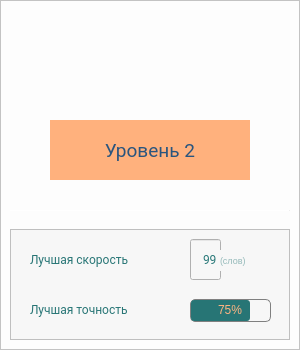
   <widget class="QFrame" name="frame_level_2">
    <property name="geometry">
     <rect>
      <x>480</x>
      <y>100</y>
      <width>300</width>
      <height>350</height>
     </rect>
    </property>
    <property name="styleSheet">
     <string notr="true">background-color: rgb(253, 253, 253);</string>
    </property>
    <property name="frameShape">
     <enum>QFrame::StyledPanel</enum>
    </property>
    <property name="frameShadow">
     <enum>QFrame::Raised</enum>
    </property>
    <widget class="QLabel" name="image_level_2">
     <property name="geometry">
      <rect>
       <x>10</x>
       <y>10</y>
       <width>281</width>
       <height>81</height>
      </rect>
     </property>
     <property name="text">
      <string/>
     </property>
     <property name="pixmap">
      <pixmap>Images/уровень2.jpg</pixmap>
     </property>
    </widget>
    <widget class="QLabel" name="name_level_2">
     <property name="geometry">
      <rect>
       <x>50</x>
       <y>120</y>
       <width>200</width>
       <height>60</height>
      </rect>
     </property>
     <property name="font">
      <font>
       <family>Roboto</family>
       <pointsize>14</pointsize>
       <stylestrategy>PreferDefault</stylestrategy>
      </font>
     </property>
     <property name="styleSheet">
      <string notr="true">color: rgb(42, 85, 126);
background-color: rgb(255, 177, 125);</string>
     </property>
     <property name="text">
      <string>Уровень 2</string>
     </property>
     <property name="alignment">
      <set>Qt::AlignCenter</set>
     </property>
    </widget>
    <widget class="QFrame" name="stat_level_2">
     <property name="geometry">
      <rect>
       <x>10</x>
       <y>229</y>
       <width>280</width>
       <height>111</height>
      </rect>
     </property>
     <property name="styleSheet">
      <string notr="true">background-color: rgb(247, 247, 247);</string>
     </property>
     <property name="frameShape">
      <enum>QFrame::StyledPanel</enum>
     </property>
     <property name="frameShadow">
      <enum>QFrame::Raised</enum>
     </property>
     <widget class="QLabel" name="spedd_level_2">
      <property name="geometry">
       <rect>
        <x>20</x>
        <y>10</y>
        <width>151</width>
        <height>41</height>
       </rect>
      </property>
      <property name="font">
       <font>
        <family>Roboto</family>
        <pointsize>9</pointsize>
       </font>
      </property>
      <property name="styleSheet">
       <string notr="true">color: rgb(39, 117, 117);</string>
      </property>
      <property name="text">
       <string>Лучшая скорость</string>
      </property>
     </widget>
     <widget class="QProgressBar" name="count_accuracy_level_2">
      <property name="geometry">
       <rect>
        <x>180</x>
        <y>70</y>
        <width>81</width>
        <height>23</height>
       </rect>
      </property>
      <property name="styleSheet">
       <string notr="true">QProgressBar{
	color: rgb(255, 180, 130);
    border: 1px solid  grey;
    border-radius: 5px;
    text-align: center
}
QProgressBar::chunk {
    background-color: rgb(39, 117, 117);;
	border-radius: 3px;
}</string>
      </property>
      <property name="value">
       <number>75</number>
      </property>
      <property name="alignment">
       <set>Qt::AlignCenter</set>
      </property>
      <property name="orientation">
       <enum>Qt::Horizontal</enum>
      </property>
      <property name="format">
       <string notr="true">%p%</string>
      </property>
     </widget>
     <widget class="QLabel" name="accuracy_level_2">
      <property name="geometry">
       <rect>
        <x>20</x>
        <y>70</y>
        <width>151</width>
        <height>21</height>
       </rect>
      </property>
      <property name="font">
       <font>
        <family>Roboto</family>
        <pointsize>9</pointsize>
       </font>
      </property>
      <property name="styleSheet">
       <string notr="true">color: rgb(39, 117, 117);</string>
      </property>
      <property name="text">
       <string>Лучшая точность</string>
      </property>
     </widget>
     <widget class="QLineEdit" name="count_spedd_level_2">
      <property name="geometry">
       <rect>
        <x>180</x>
        <y>10</y>
        <width>31</width>
        <height>41</height>
       </rect>
      </property>
      <property name="font">
       <font>
        <family>Roboto</family>
        <pointsize>9</pointsize>
       </font>
      </property>
      <property name="styleSheet">
       <string notr="true">color: rgb(40, 120, 120);</string>
      </property>
      <property name="text">
       <string>99</string>
      </property>
      <property name="alignment">
       <set>Qt::AlignRight|Qt::AlignTrailing|Qt::AlignVCenter</set>
      </property>
      <property name="readOnly">
       <bool>true</bool>
      </property>
     </widget>
     <widget class="QLabel" name="symbols_in_minute_level_2">
      <property name="geometry">
       <rect>
        <x>210</x>
        <y>21</y>
        <width>47</width>
        <height>21</height>
       </rect>
      </property>
      <property name="font">
       <font>
        <pointsize>7</pointsize>
       </font>
      </property>
      <property name="styleSheet">
       <string notr="true">color: rgba(39, 117, 117, 120);</string>
      </property>
      <property name="text">
       <string>(слов)</string>
      </property>
     </widget>
    </widget>
    <widget class="Line" name="separator_level_2">
     <property name="geometry">
      <rect>
       <x>10</x>
       <y>210</y>
       <width>280</width>
       <height>1</height>
      </rect>
     </property>
     <property name="styleSheet">
      <string notr="true">background-color: rgb(239, 239, 239);</string>
     </property>
     <property name="orientation">
      <enum>Qt::Horizontal</enum>
     </property>
    </widget>
   </widget>
